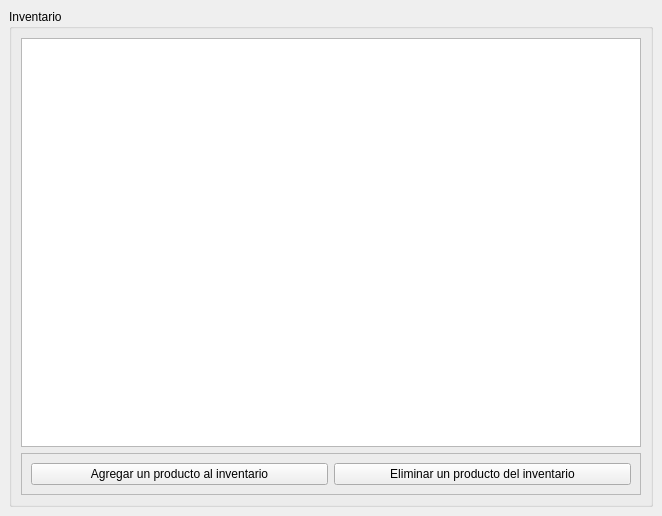
<?xml version="1.0" encoding="UTF-8"?>
<ui version="4.0">
 <class>MainWindow</class>
 <widget class="QMainWindow" name="MainWindow">
  <property name="windowModality">
   <enum>Qt::NonModal</enum>
  </property>
  <property name="geometry">
   <rect>
    <x>0</x>
    <y>0</y>
    <width>662</width>
    <height>516</height>
   </rect>
  </property>
  <property name="windowTitle">
   <string>Software de inventario</string>
  </property>
  <widget class="QWidget" name="centralwidget">
   <layout class="QVBoxLayout" name="verticalLayout_2">
    <item>
     <widget class="QGroupBox" name="groupBox_inventario">
      <property name="title">
       <string>Inventario</string>
      </property>
      <layout class="QVBoxLayout" name="verticalLayout_3">
       <item>
        <widget class="QListView" name="listView_inventario"/>
       </item>
       <item>
        <widget class="QFrame" name="frame_agregar_y_eliminar">
         <property name="frameShape">
          <enum>QFrame::StyledPanel</enum>
         </property>
         <property name="frameShadow">
          <enum>QFrame::Raised</enum>
         </property>
         <layout class="QHBoxLayout" name="horizontalLayout">
          <item>
           <widget class="QPushButton" name="pushButton_agregar">
            <property name="text">
             <string>Agregar un producto al inventario</string>
            </property>
           </widget>
          </item>
          <item>
           <widget class="QPushButton" name="pushButton_eliminar">
            <property name="text">
             <string>Eliminar un producto del inventario</string>
            </property>
           </widget>
          </item>
         </layout>
        </widget>
       </item>
      </layout>
     </widget>
    </item>
   </layout>
  </widget>
 </widget>
 <resources/>
 <connections/>
</ui>
